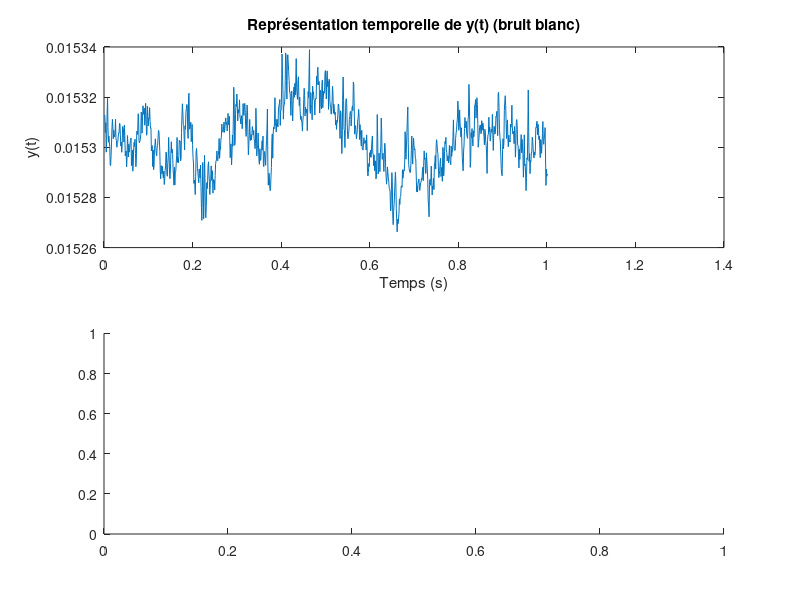

MATLAB code for this plot: (Note: this script raises an error after producing the figure.)
clear all;
close all;
clc;

%% PARTIE 1


EGG= load('dataEEG.mat');

%% Constante
Mb=2048;
Nb=64;
fech=1*10^3;
Lb = floor(Mb/Nb);


%% Initialisation

b=randn(1,Mb);
binit=zeros(1,Mb);

y=cell2mat(EGG.dataEEG(1,1,1))';
% y=randn(1,1000);
N=64;
M=length(y);
t = (1:1:M)/fech;
yinit=zeros(1,M);
L = floor(M/N);

%% Représentation temporelle et temps fréquence



figure
subplot(2,1,1)
plot(t,y);
xlabel('Temps (s)');
ylabel('y(t)');
title('Représentation temporelle de y(t) (bruit blanc)');
subplot(2,1,2)
spectrogram(y,2,0,512,fech,'yaxis');
% [s,f,t,p] = spectrogram(y,2048,64,128,Fs);
% plot(t,f);
% xlim[0 :
% xlabel('Temps (s)');
% ylabel('Fréquence (Hz)');
% title('Représentation temps fréquence de y (bruit blanc)');
%
%% Extraction du profil

for m = 1:M
    yinit(1,m) = sum(y(1,1:m) - mean(y));
end
N=200;
L=floor(M/N);
temp=zeros(1,N);
Al=zeros(2,L);
n=[1:N];
Sigma=zeros(2,1);
J = zeros(1,L);
x = zeros(N,L);

%     F=0;
% %     % On résout l'équation matricielle MS*Al = Sigma, en inversant la matrice
% %     % MS, on obtient Al qui contient al,0 et al,1
% %
figure
plot(t,yinit);
xlabel('Temps (s)');
ylabel('yint(t)');
title('Représentation temporelle du profil de y(t) yint(t)');
hold on
for l = 1:L
    nbeta=n+N*(l-1);
    
    yinitl = yinit(1,(l-1)*N+1:l*N);
    
    [Al(1,l) Al(2,l)] = moindre_carre(yinitl,nbeta);
    
    x(:,l) = (Al(1,l)*nbeta + Al(2,l));
    
    x(:,l) = (Al(1,l)*nbeta + Al(2,l));
    plot(nbeta/fech,x(:,l));
    xlabel('Temps (s)');
    ylabel('yinit(t)');
    title('Représentation temporelle de yint(t) avec les tendances locales');
    plot([N*l N*l ]/fech,[-1.5 2.5]*10^-3,'r')
end


%% Décomposition du profil en L segment de taille N
F=zeros(1,floor(M/3));
FDFA=zeros(1,floor(M/3));

for k=1:floor(M/3)
    N=k+2;
    %% Utilisation de la méthode des moindres carrés pour minimiser le critère Jdfa
    % on applique cette méthode à chaque valeur de l appartenant à [1,L]
    % on se retrouve alors avec un tableau contenant le couple de minimum
    %(a1,l ; a0,l)
    
    L=floor(M/N);
    temp=zeros(1,N);
    Al=zeros(2,L);
    n=[1:N];
    Sigma=zeros(2,1);
    J = zeros(1,L);
    JDFA = zeros(1,L);

    x = zeros(N,L);
    
    b=ones(1,N)/N;
    a=1;
    
    yinitt = filter(b,a,yinit);
    yinittb = conv(b,yinit);
    yinitt = yinittb(floor(N/2):length(yinittb)-floor(N/2));

    % On résout l'équation matricielle MSAl = Sigma, en inversant la matrice
    % MS, on obtient Al qui contient al,0 et al,1
    for l = 1:L
        nbeta=n+N*(l-1);
        yinitl = yinit(1,(l-1)*N+1:l*N);
        
        
        [Al(1,l) Al(2,l)] = moindre_carre(yinitl,nbeta);
        
        x(:,l) = (Al(1,l)*nbeta.' + Al(2,l));
        
        yinittl = yinitt(1,(l-1)*N+1:l*N);
        %% tendance locale que l'on soustrait au profil filtrer pour trouver le résidu
        J(1,l) = sum( (yinittl - x(:,l).').^2 );
        JDFA(1,l) = sum( (yinitl - x(:,l).').^2 );

    end
    FDFA(1,k)=sum(JDFA(1,:));
    FDFA(1,k)=(1/(N*L)*FDFA(1,k)).^0.5;

    
    %% On calcule le résidu
    F(1,k)=sum(J(1,:));
    F(1,k)=(1/(N*L)*F(1,k)).^0.5;
    
end
tF=(1:length(F));
ltF=log10(tF);
lF=log10(F);

tFDFA=(1:length(FDFA));
ltFDFA=log10(tFDFA);
lFDFA=log10(FDFA);

[alpha beta] = moindre_carre(lF,ltF);
[alphaDFA betaDFA] = moindre_carre(lFDFA,ltFDFA);

xminim = alpha*ltF + beta;

figure
plot(yinitt);
hold on
plot(yinit);
hold off
% figure
% plot(yinittb);
% hold on
% plot(yinit);
% plot(yinitt);
% hold off

figure
plot(ltF,lF);
xlabel('log(N)');
ylabel('log(F(N))');
title('Représentation de la puissance du résidu dans la plan log(N)/log(F(N))');
hold on
plot(ltF,(xminim));


